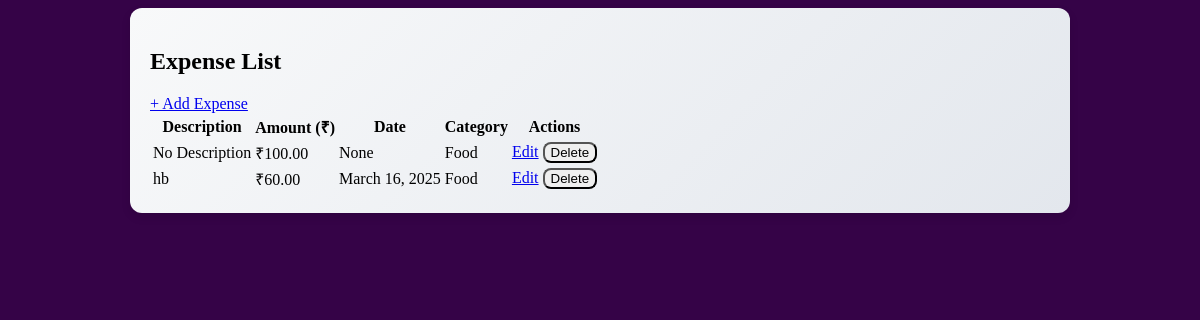
The app's page /expenses/list/ with its own data.
### expenses/models.py (models this page shows, shortened)
class Expense(models.Model):
    CATEGORY_CHOICES = [
        ('Food', 'Food'),
        ('Transport', 'Transport'),
        ('Shopping', 'Shopping'),
        ('Rent', 'Rent'),
        ('Other', 'Other'),
    ]
    user = models.ForeignKey(settings.AUTH_USER_MODEL, on_delete=models.CASCADE, null=True, blank=True)  # Added field
    amount = models.DecimalField(max_digits=10, decimal_places=2)
    category = models.CharField(max_length=50, choices=CATEGORY_CHOICES)
    date = models.DateField(default=timezone.now)
    description = models.TextField(blank=True, null=True)

### expenses/views.py (the view)
# urls.py: path("list/", ExpenseListView.as_view(), name="list"),
class ExpenseListView(ListView):
    model = Expense
    template_name = 'expenses/list.html'
    context_object_name = 'expenses'

### expenses/templates/expenses/list.html (shortened to what this page needs)
{% block content %}
  <div class="container py-4" style="background: linear-gradient(135deg, #f8f9fa, #e3e7ed); border-radius: 12px; padding: 20px; box-shadow: 0 4px 10px rgba(0, 0, 0, 0.1);">
    <div class="d-flex justify-content-between align-items-center mb-4">
      <h2 class="text-primary">Expense List</h2>
      <a href="{% url 'expenses:expense_create' %}" class="btn btn-success shadow-sm">+ Add Expense</a>
    </div>
    {% if expenses %}
      <div class="table-responsive">
        <table class="table table-hover table-bordered shadow-sm">
          <thead class="thead-dark">
            <tr>
              <th>Description</th>
              <th>Amount (₹)</th>
              <th>Date</th>
              <th>Category</th>
              <th class="text-center">Actions</th>
            </tr>
          </thead>
          <tbody>
            {% for expense in expenses %}
              <tr>
                <td>{{ expense.description|default:"No Description" }}</td>
                <td class="text-success font-weight-bold">₹{{ expense.amount }}</td>
                <td>{{ expense.date }}</td>
                <td><span class="badge badge-info">{{ expense.category }}</span></td>
                <td class="text-center d-flex justify-content-center">
                  <a href="{% url 'expenses:expense_update' expense.pk %}" class="btn btn-sm btn-warning mx-1">Edit</a>
                  <form action="{% url 'expenses:expense_delete' expense.pk %}" method="post" style="display:inline;">
                    <button type="submit" class="btn btn-sm btn-danger mx-1">Delete</button>
                  </form>
                </td>
              </tr>
            {% endfor %}
          </tbody>
        </table>
      </div>
    {% else %}
      <div class="alert alert-warning text-center" role="alert">
        No expenses found. <a href="{% url 'expenses:expense_create' %}" class="alert-link">Add your first expense</a>.
      </div>
    {% endif %}
  </div>
{% endblock %}

### expenses/templates/expenses/list.html (style rules this page uses)
.table th, .table td { vertical-align: middle; }
.btn { border-radius: 8px; }
.btn-warning, .btn-danger { transition: 0.3s ease; }
.container { max-width: 900px; margin: auto; }

### records on screen
Expense: description "No Description", amount "100.00", date "None", category "Food"
Expense: description "hb", amount "60.00", date "March 16, 2025", category "Food"
